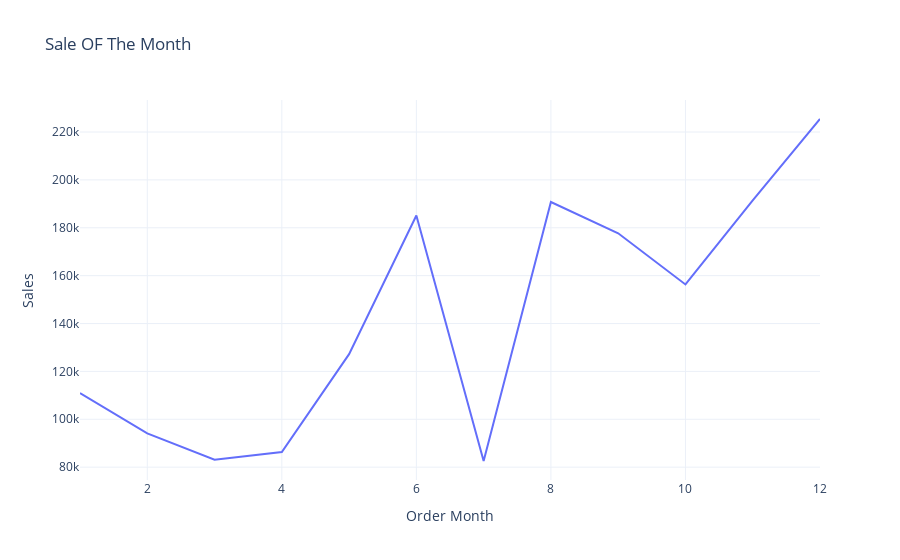

Notebook code for this chart:
### Code cell
sale_of_month= data.groupby('Order Month')['Sales'].sum().reset_index()
fig=px.line(sale_by_month,x='Order Month',y='Sales',title='Sale OF The Month')
fig.show()

### Figure 1 — Plotly figure (JSON) as saved in the notebook; plotly's stock layout.template omitted (floating-point values rounded to 4 significant figures)
{"data": [{"hovertemplate": "Order Month=%{x}<br>Sales=%{y}<extra></extra>", "legendgroup": "", "line": {"color": "#636efa", "dash": "solid"}, "marker": {"symbol": "circle"}, "mode": "lines", "name": "", "orientation": "v", "showlegend": false, "type": "scatter", "x": [1, 2, 3, 4, 5, 6, 7, 8, 9, 10, 11, 12], "xaxis": "x", "y": [110900.0, 94090.0, 83060.0, 86290.0, 127200.0, 185100.0, 82560.0, 190800.0, 177700.0, 156300.0, 191500.0, 225400.0], "yaxis": "y"}], "layout": {"autosize": true, "legend": {"tracegroupgap": 0}, "title": {"text": "Sale OF The Month"}, "xaxis": {"anchor": "y", "autorange": true, "domain": [0, 1], "range": [1, 12], "title": {"text": "Order Month"}, "type": "linear"}, "yaxis": {"anchor": "x", "autorange": true, "domain": [0, 1], "range": [74630.0, 233400.0], "title": {"text": "Sales"}, "type": "linear"}}}
